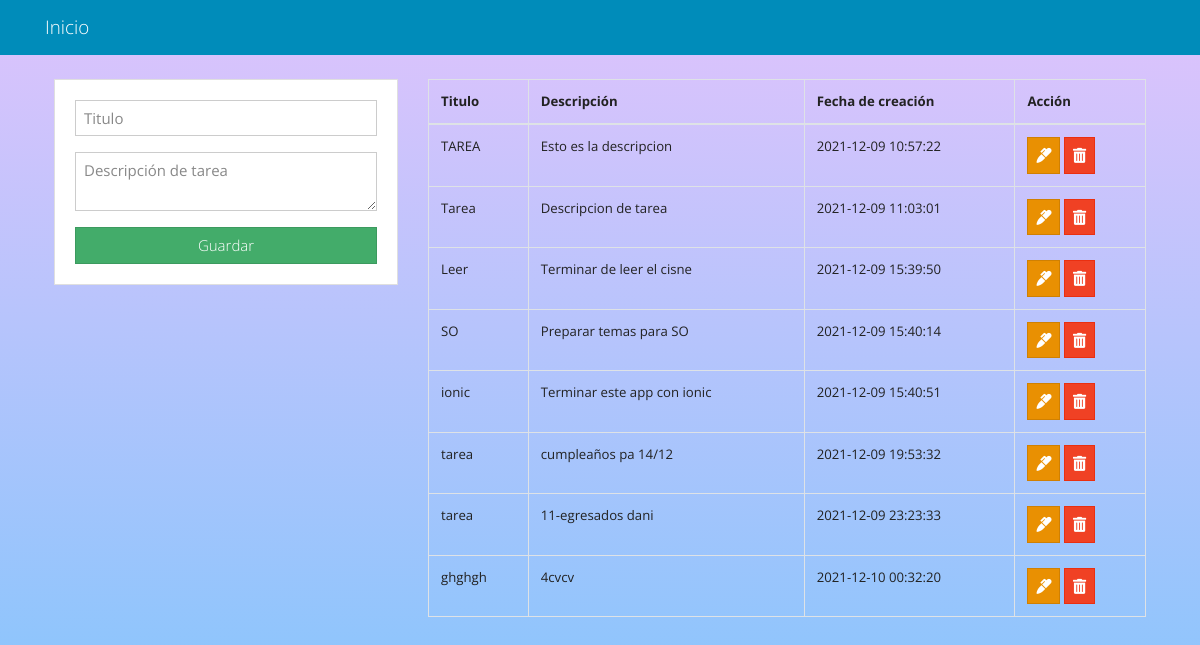
The page / on the database its author committed.
### tables this page shows
CREATE TABLE `tareas` (
  `id` int(11) NOT NULL,
  `titulo` varchar(50) NOT NULL,
  `descripcion` varchar(100) NOT NULL,
  `fecha` datetime NOT NULL DEFAULT current_timestamp(),
  `estado` int(8) NOT NULL
);

### index.php (the view, shortened to what this page needs)
<?php
    include("conexion.php");
    include("include/header.php");
?>
<div class="container p-4">
    <div class="row">
        <div class="col-md-4">
            <div class="card card-body">
                <form action="guardar.php" method="POST" onsubmit="return validar()">
                    <div class="form-group">
                        <input type="text" name="titulo" pattern="^[A-Za-z]+$" id="titulo" class="form-control"
                        placeholder="Titulo" autofocus>
                    </div>
                    <div class="form-group">
                        <textarea name="descripcion" id="descripcion" rows="2" pattern="^[A-Za-z]+$" class="form-control"
                        placeholder="Descripción de tarea"></textarea>
                    </div>
                    <input type="submit" class="btn btn-success btn-block" name="guardar" id="btnValidar" value="Guardar">
                </form>
            </div>
        </div>
        <div class="col-md-8">
            <table class="table table-bordered">
                <thead>
                    <th>Titulo</th>
                    <th>Descripción</th>
                    <th>Fecha de creación</th>
                    <th>Acción</th>
                </thead>
                <tbody>
                    <?php
                    $query = "SELECT * FROM tareas WHERE estado = 0";
                    $rs = mysqli_query($conn, $query);
                    while($columna = mysqli_fetch_array($rs)){ ?>
                        <tr>
                            <td><?php echo $columna['titulo'] ?></td>
                            <td><?php echo $columna['descripcion'] ?></td>
                            <td><?php echo $columna['fecha'] ?></td>
                            <td>
                                <a href="editar.php?id=<?php echo $columna['id']?>" class="btn btn-warning">
                                    <i class="fas fa-marker"></i>
                                </a>
                                <a href="eliminar.php?id= <?php echo $columna['id']?>" class="btn btn-danger">
                                    <i class="fas fa-trash-alt"></i>
                                </a>
                            </td>
                        </tr>
                    <?php } ?>
                </tbody>
            </table>
        </div>
    </div>
</div>
<?php include("include/footer.php"); ?>

### include/header.php (shortened to what this page needs)
<!DOCTYPE html>
<html lang="en">
<head>
    <link rel="stylesheet" href="https://bootswatch.com/4/yeti/bootstrap.min.css">
    <link rel="stylesheet" href="https://use.fontawesome.com/releases/v5.6.3/css/all.css">
    <link rel="stylesheet" href="include/estilo.css" type="text/css">
</head>
<body >
<nav class="navbar navbar-dark bg-primary">
        <div class="container">
            <a class="navbar-brand" href="index.php"> Inicio </a>
        </div>
    </nav>

### include/footer.php (shortened to what this page needs)
</body>
</html>

### include/estilo.css (style rules this page uses)
body { background-color: #eebef8; background-image: linear-gradient(1deg, #8EC5FC 0%, #E0C3FC 100%); }

### rows shown on the page
tareas: titulo "TAREA", descripcion "Esto es la descripcion", fecha "2021-12-09 10:57:22"
tareas: titulo "Tarea", descripcion "Descripcion de tarea", fecha "2021-12-09 11:03:01"
tareas: titulo "Leer", descripcion "Terminar de leer el cisne", fecha "2021-12-09 15:39:50"
tareas: titulo "SO", descripcion "Preparar temas para SO", fecha "2021-12-09 15:40:14"
tareas: titulo "ionic", descripcion "Terminar este app con ionic", fecha "2021-12-09 15:40:51"
tareas: titulo "tarea", descripcion "cumpleaños pa 14/12", fecha "2021-12-09 19:53:32"
tareas: titulo "tarea", descripcion "11-egresados dani", fecha "2021-12-09 23:23:33"
tareas: titulo "ghghgh", descripcion "4cvcv", fecha "2021-12-10 00:32:20"
